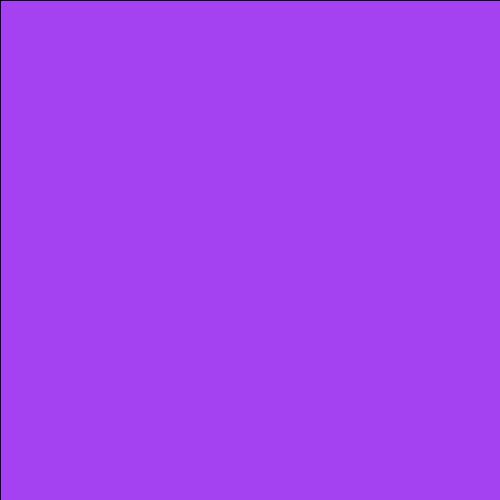
Frame 1 (no input)
Frame 60 (the mouse pressed at the canvas centre just before this capture): identical to frame 1, image omitted
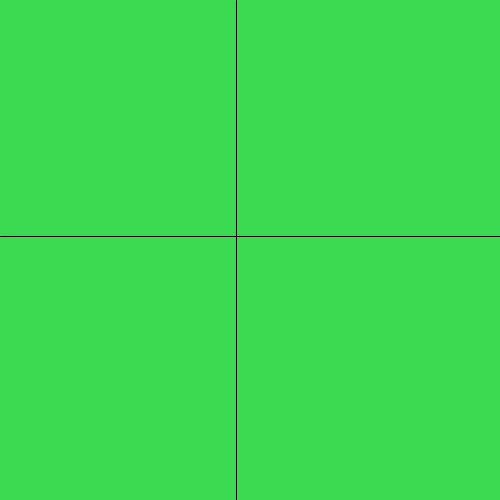
Frame 120 (the mouse held since frame 60 and released just before this capture)

The Processing sketch that drew these frames (run headless with seeded random() and noise(); from frame 60 on, the mouse is pressed at the canvas centre):

// Processing sketch: chasingmouse
// ── chasingmouse.pde
//Skylar Liang

float R = random(0,255);
float G = random(0,255);
float B = random(0,255);
int lineX;
int lineY;

void setup(){
  size (500,500);
}


void draw(){
  background(R,G,B);
  line(lineX, 0, lineX, height);
  line(0, lineY, width, lineY);
  if(lineX < mouseX){ // i haven't reach the mouseX
    lineX = lineX + 4;
  }
  else if (lineX > mouseX){ //I reached the mouseX
    lineX = lineX - 4;
  }
  if(abs(lineX - mouseX) <= 4){
    lineX = mouseX;
  }
  if(lineY < mouseY){
    lineY = lineY + 4;
  }
  else if (lineY > mouseY){
    lineY = lineY - 4;
  }
  if (abs(lineY - mouseY) <=4){
    lineY = mouseY;
  }
}

void mousePressed() {
  R = random(0,255);
  G = random(0,255);
  B = random(0, 255);
}
